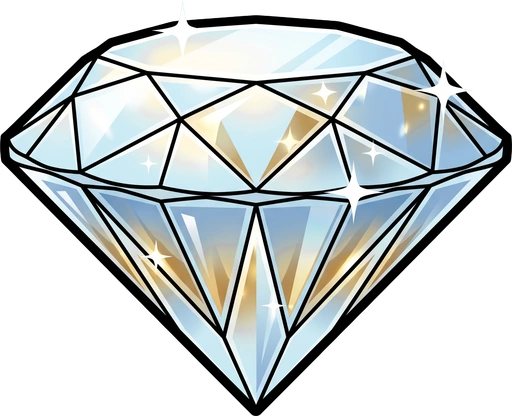
#> input picture stake-frontend/tools/skel-pipeline/semantic/symbols/diamond.source.webp, 512 x 416 px
$ python defringe_assets.py ../skel-pipeline/semantic/symbols/diamond.source.webp
#> lines starting #> are read from the running program, lines starting #| are printed output that depends on the picture; after the words box and inside, x2 and y2 are one past the last pixel; in counts of white or black regions, pixels touching at a corner belong together
#!/usr/bin/env python3
"""Precision edge defringing and black halo cleanup script.

Cleans leftover dark background halos from semi-transparent alpha edges
and trapped near-black pixels from background removal tools.
"""

import sys
import glob
from pathlib import Path
from PIL import Image
import numpy as np


def clean_image(img_path: Path, max_dark_rgb: int = 55, alpha_threshold: int = 250) -> bool:
#> called with max_dark_rgb = 55, alpha_threshold = 250
    img = Image.open(img_path).convert("RGBA")
#> img is the input picture: PIL image 512x416 RGBA; mean R, G, B, A 93.7, 99.6, 99.8, 147.6
    arr = np.array(img, dtype=np.uint8)

    r = arr[:, :, 0].astype(int)
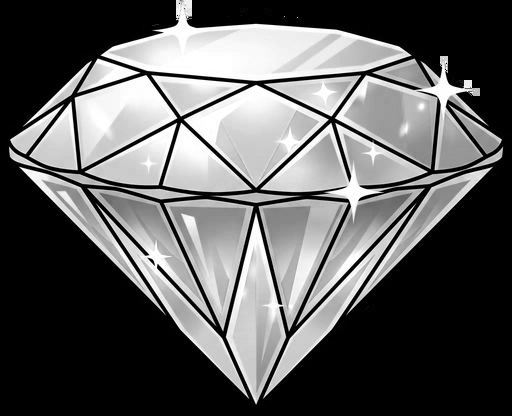
#> r: shape (416, 512) int64; min 0, max 255, mean 93.7
    g = arr[:, :, 1].astype(int)
    b = arr[:, :, 2].astype(int)
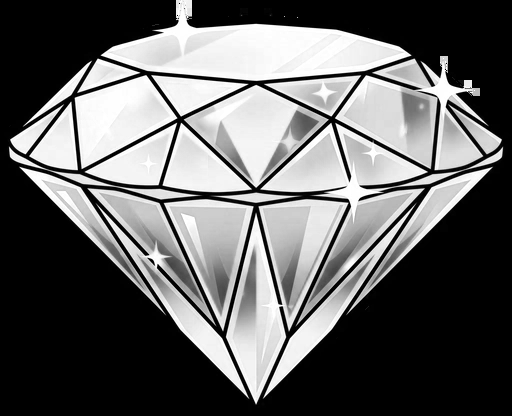
#> b: shape (416, 512) int64; min 0, max 255, mean 99.8
    a = arr[:, :, 3].astype(int)
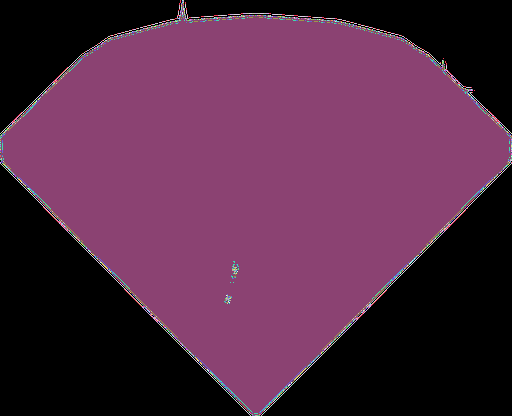
#> a: shape (416, 512) int64; 251 distinct labels, from 0 to 255; one colour per label, 0 black

    # 1. Clear solid or semi-solid near-black pixels trapped inside/around the art
    # (r < 15, g < 15, b < 15)
    pure_black_mask = (a > 100) & (r < 18) & (g < 18) & (b < 18)
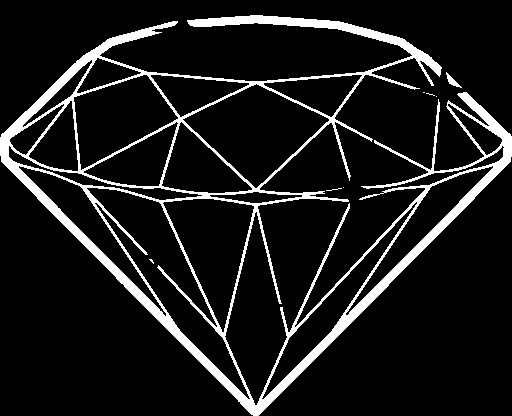
#> pure_black_mask: shape (416, 512) bool; 10.5% white; 8 white regions (6 under 20 px), largest, box (x1, y1, x2, y2) and area: (0, 15, 512, 416) 22346, (446, 72, 462, 88) 84

    # 2. Semi-transparent edge dark halo pixels: alpha < alpha_threshold and r,g,b < max_dark_rgb
    edge_dark_mask = (a > 0) & (a < alpha_threshold) & (r < max_dark_rgb) & (g < max_dark_rgb) & (b < max_dark_rgb)
#> edge_dark_mask: shape (416, 512) bool; 1.2% white in thin lines or dots

    # 3. For glow layers (filenames containing 'glow'), semi-transparent pixels with low brightness (r+g+b < 120) are background artifacts
    is_glow = "glow" in img_path.name.lower()
    if is_glow:
        glow_dark_mask = (a > 0) & (a < 240) & ((r + g + b) < 140)
        combined_mask = pure_black_mask | edge_dark_mask | glow_dark_mask
    else:
        combined_mask = pure_black_mask | edge_dark_mask
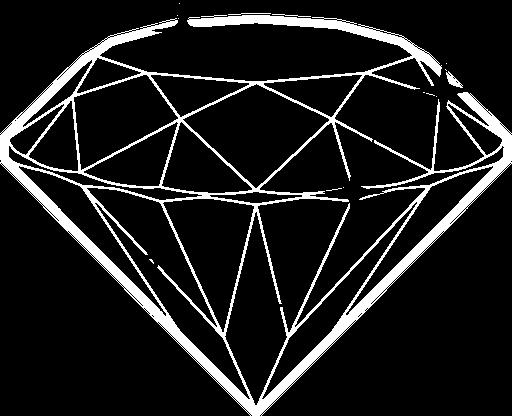
#> combined_mask: shape (416, 512) bool; 11.4% white; 15 white regions (11 under 20 px), largest, box (x1, y1, x2, y2) and area: (0, 15, 512, 416) 24043, (446, 71, 463, 88) 119, (228, 13, 271, 15) 43, (272, 14, 311, 17) 39

    num_affected = np.sum(combined_mask)
#> num_affected = 24290
    if num_affected == 0:
        return False

    # Clear affected pixels to fully transparent
    arr[combined_mask, 3] = 0
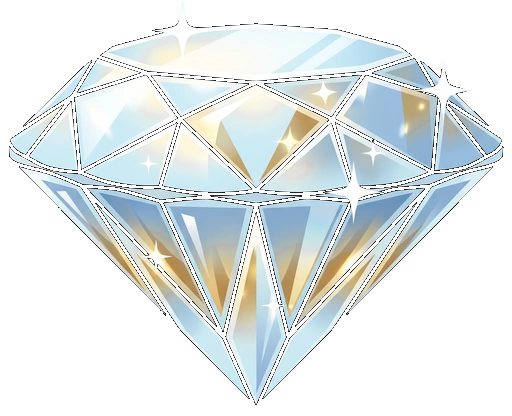
#> arr: shape (416, 512, 4); 11.4% of pixels changed, all inside (x1, y1, x2, y2) = (0, 3, 512, 416); transparent parts drawn white

    # Additional edge alpha smoothing: for pixels with remaining low alpha (< 30), clear to prevent faint dust
    faint_dust = (arr[:, :, 3] > 0) & (arr[:, :, 3] < 20) & (r < 70) & (g < 70) & (b < 70)
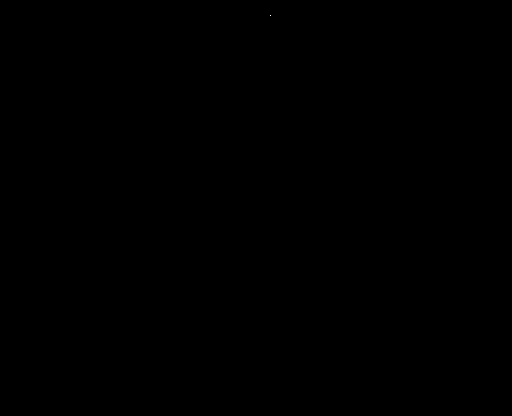
#> faint_dust: shape (416, 512) bool; 0% white in thin lines or dots, all inside (x1, y1, x2, y2) = (270, 15, 271, 16)
    arr[faint_dust, 3] = 0
#> arr: shape (416, 512, 4); under 0.01% of pixels changed, all inside (x1, y1, x2, y2) = (270, 15, 271, 16)

    out_img = Image.fromarray(arr, mode="RGBA")

    # Save depending on file extension
    if img_path.suffix.lower() == ".webp":
        out_img.save(img_path, "WEBP", quality=95, method=6)
    else:
        out_img.save(img_path, "PNG", compress_level=6)

    print(f"Cleaned {img_path.name}: {num_affected} dark halo/black pixels cleared.")
#| Cleaned diamond.source.webp: 24290 dark halo/black pixels cleared.
    return True


def main():
    paths = sys.argv[1:]
    if not paths:
        print("Usage: python defringe_assets.py <file_or_glob_pattern>...")
        sys.exit(1)

    for p_str in paths:
        for p in glob.glob(p_str, recursive=True):
            file_path = Path(p)
            if file_path.is_file() and file_path.suffix.lower() in ('.png', '.webp'):
                clean_image(file_path)

if __name__ == "__main__":
    main()

$ run again, on stake-frontend/tools/skel-pipeline/semantic/symbols/cash-bundle.source.png
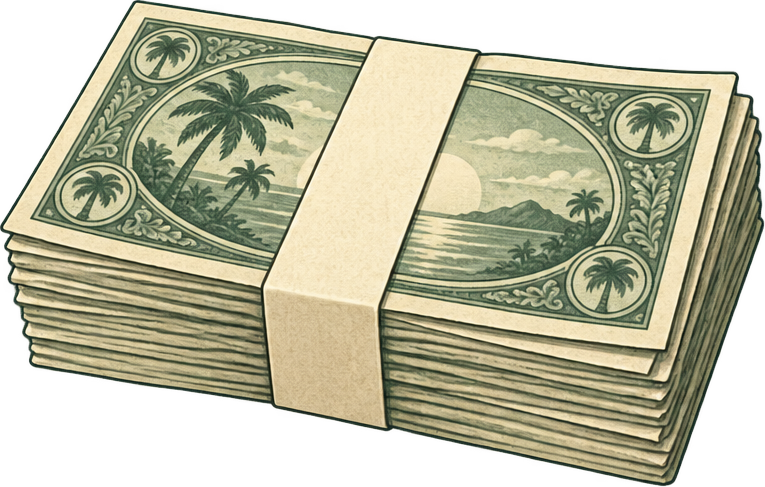
#> input picture stake-frontend/tools/skel-pipeline/semantic/symbols/cash-bundle.source.png, 765 x 487 px
#> in clean_image, img is the input picture: PIL image 765x487 RGBA; mean R, G, B, A 146.3, 144.9, 115, 183.5
#> a: shape (487, 765) int64; 255 distinct labels, from 0 to 254
#> pure_black_mask: shape (487, 765) bool; 0% white in thin lines or dots, all inside (x1, y1, x2, y2) = (17, 284, 684, 354)
#> in clean_image, `edge_dark_mask = (a > 0) & (a < alpha_threshold) & (r < max_dark_rgb) ..`:
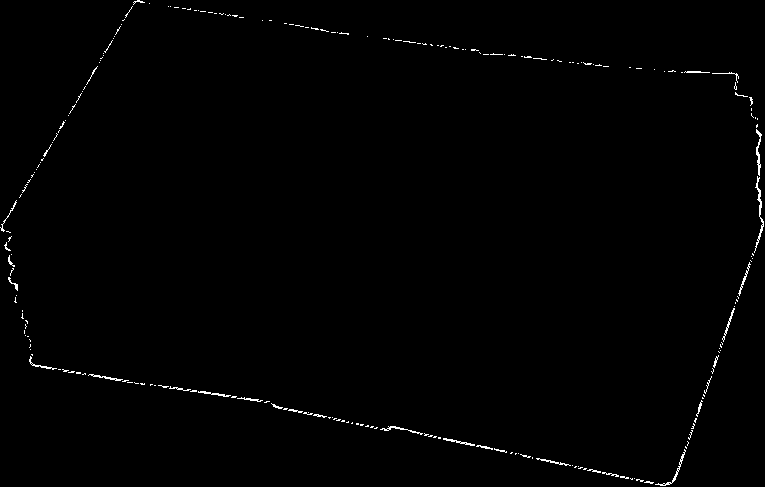
#> edge_dark_mask: shape (487, 765) bool; 0.7% white in thin lines or dots
#> combined_mask: shape (487, 765) bool; 0.7% white in thin lines or dots
#> num_affected = 2598
#> in clean_image, `arr[combined_mask, 3] = 0`:
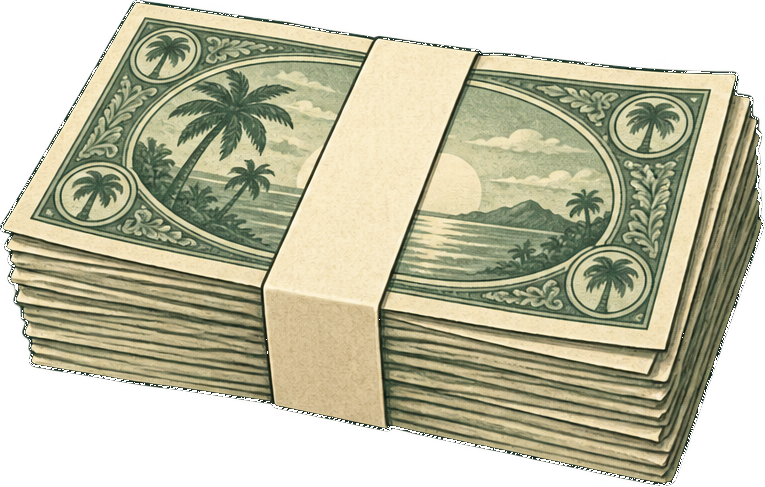
#> arr: shape (487, 765, 4); 0.7% of pixels changed, all inside (x1, y1, x2, y2) = (0, 0, 764, 486); transparent parts drawn white
#> faint_dust: shape (487, 765) bool; every value is 0
#| Cleaned cash-bundle.source.png: 2598 dark halo/black pixels cleared.

$ run again, on stake-frontend/tools/skel-pipeline/semantic/symbols/cash-wad.source.png
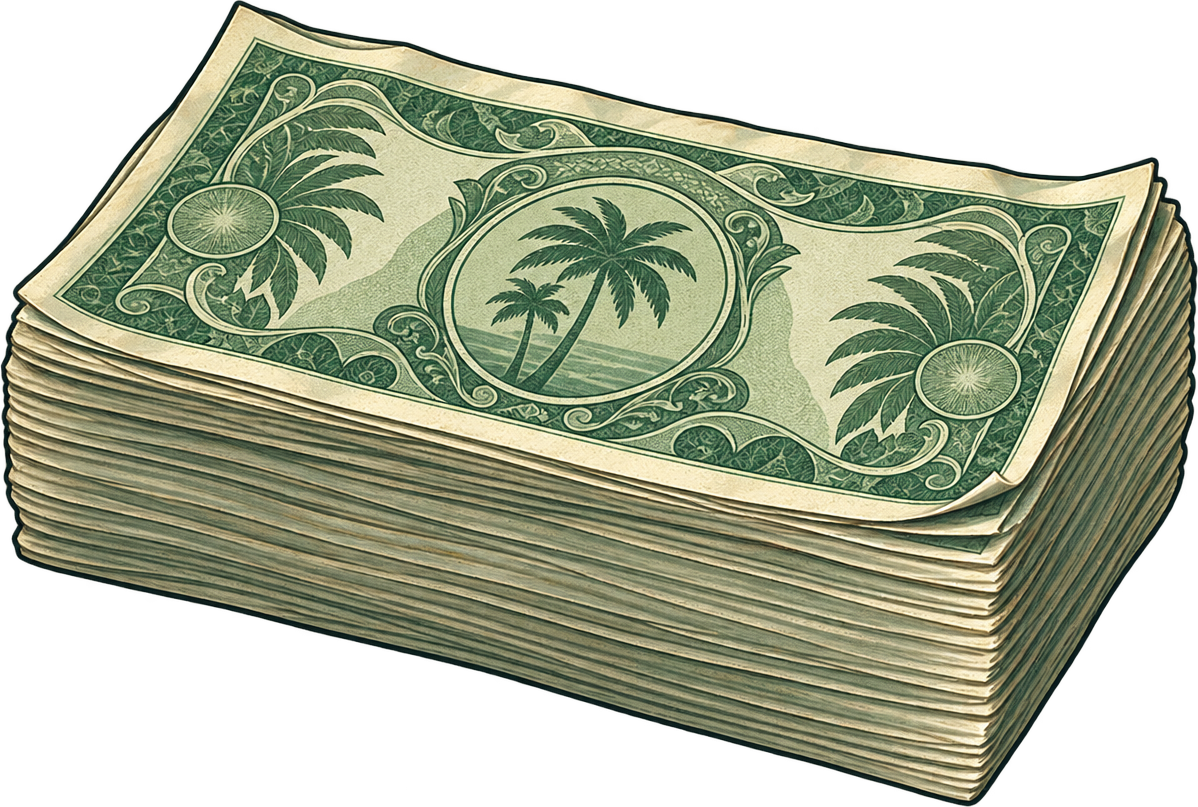
#> input picture stake-frontend/tools/skel-pipeline/semantic/symbols/cash-wad.source.png, 1198 x 807 px
#> in clean_image, img is the input picture: PIL image 1198x807 RGBA; mean R, G, B, A 106, 112.5, 86.5, 171.6
#> a: shape (807, 1198) int64; 255 distinct labels, from 0 to 254
#> in clean_image, `pure_black_mask = (a > 100) & (r < 18) & (g < 18) & (b < 18)`:
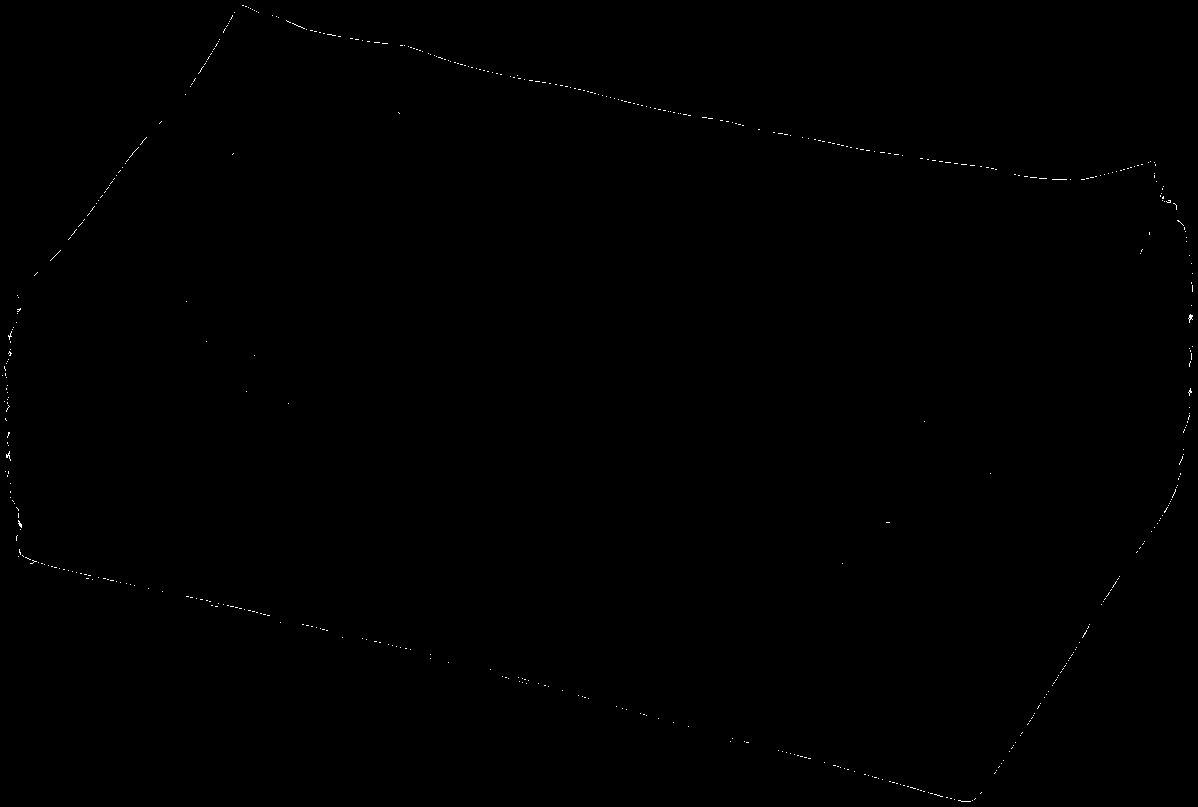
#> pure_black_mask: shape (807, 1198) bool; 0.13% white in thin lines or dots
#> edge_dark_mask: shape (807, 1198) bool; 0.69% white in thin lines or dots
#> combined_mask: shape (807, 1198) bool; 0.82% white in thin lines or dots
#> num_affected = 7941
#> in clean_image, `arr[combined_mask, 3] = 0`:
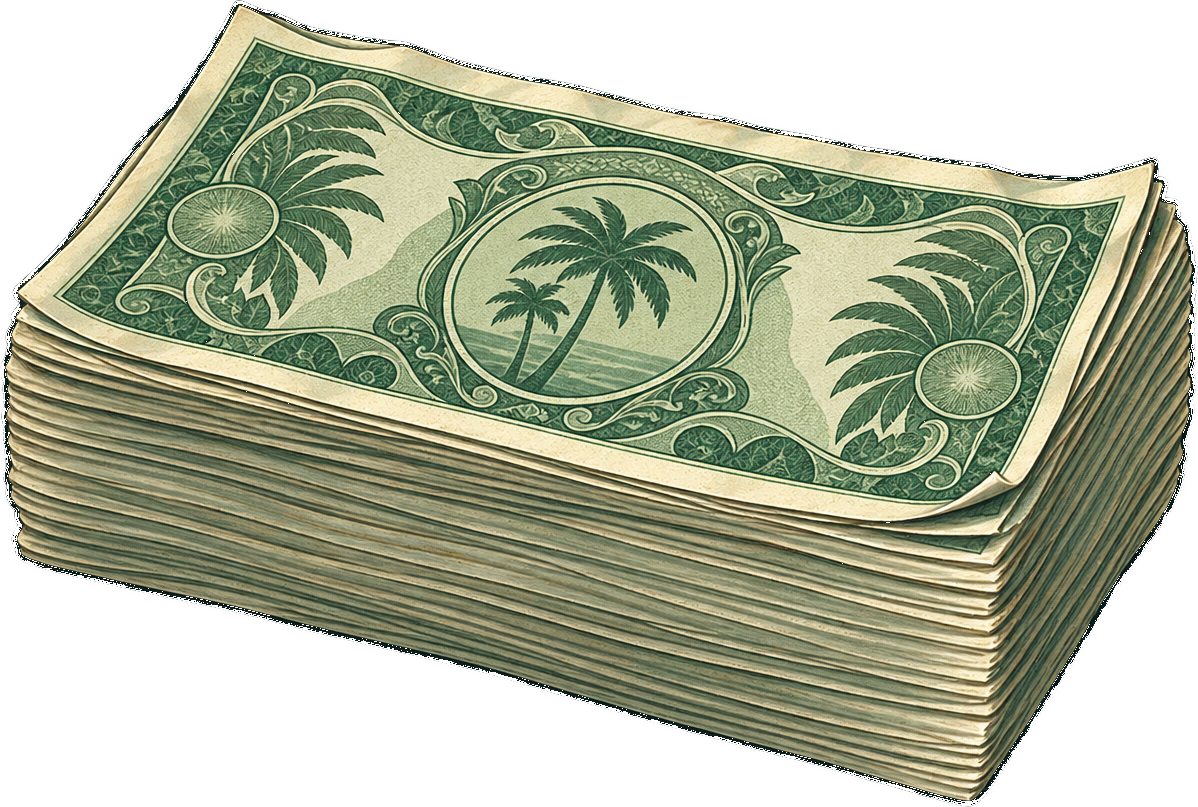
#> arr: shape (807, 1198, 4); 0.82% of pixels changed, all inside (x1, y1, x2, y2) = (1, 1, 1198, 806); transparent parts drawn white
#> faint_dust: shape (807, 1198) bool; 0.12% white in thin lines or dots, all inside (x1, y1, x2, y2) = (13, 316, 1198, 806)
#| Cleaned cash-wad.source.png: 7941 dark halo/black pixels cleared.
